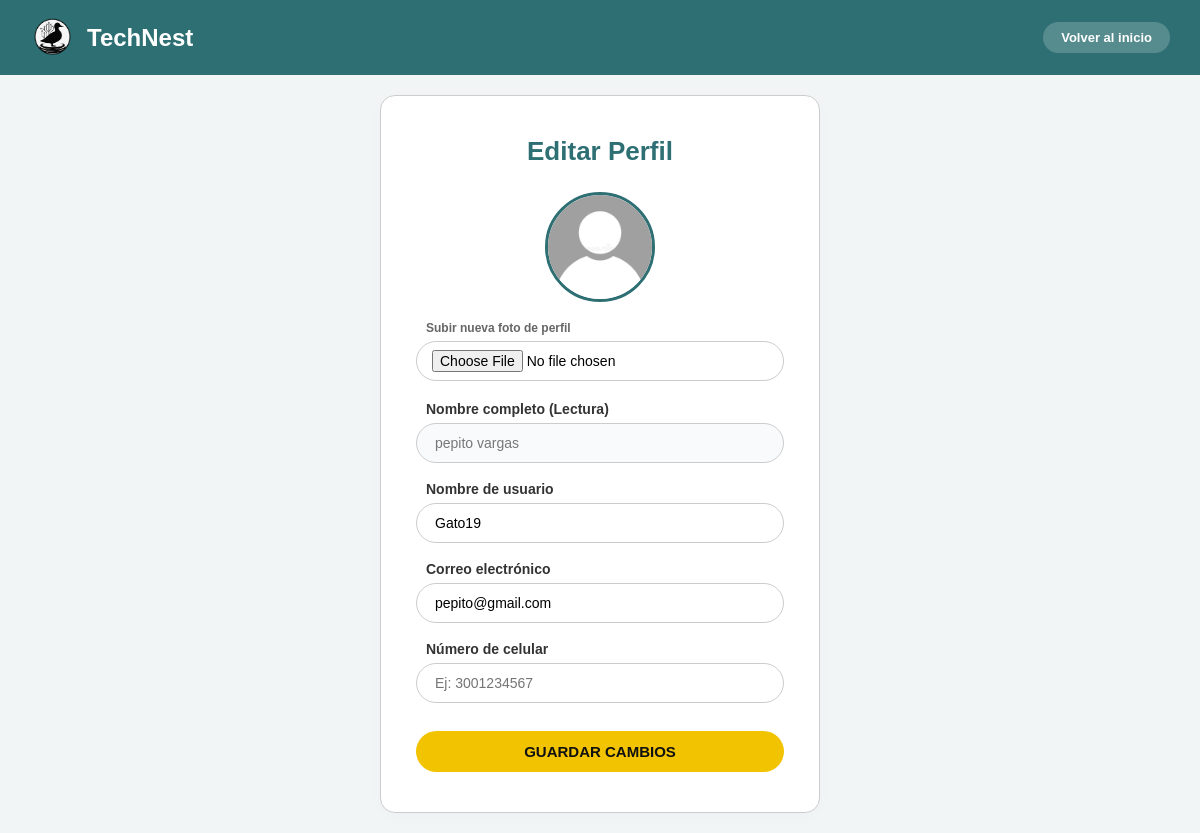
The app's page /perfil.php (signed in) with its own data.
### tables this page shows
CREATE TABLE `usuarios` (
  `id_usuario` int(11) NOT NULL,
  `nombre` varchar(50) NOT NULL,
  `apellido` varchar(50) NOT NULL,
  `correo` varchar(100) NOT NULL,
  `celular` varchar(15) DEFAULT NULL,
  `usuario` varchar(50) NOT NULL,
  `password` varchar(255) NOT NULL,
  `avatar` varchar(255) DEFAULT 'user.ico',
  `rol` varchar(20) DEFAULT 'usuario'
);

### public/perfil.php (the view, shortened to what this page needs)
<?php
include(__DIR__ . '/../config/conexion.php');
$id_usuario = $_SESSION['id_usuario'];
$query = "SELECT * FROM usuarios WHERE id_usuario = '$id_usuario' LIMIT 1";
$resultado = mysqli_query($conexion, $query);
$usuario_db = mysqli_fetch_assoc($resultado);
$avatar_render = (isset($usuario_db['avatar']) && file_exists("assets/" . $usuario_db['avatar'])) ? "assets/" . $usuario_db['avatar'] : "assets/user.ico";
?>
<!DOCTYPE html>
<html lang="es">
<head>
<link rel="stylesheet" href="css/style.css">
</head>
<body>
<header class="profile-header">
    <div style="display: flex; align-items: center; gap: 12px;">
        <img src="assets/logo.png" alt="Logo">
        <h1>TechNest</h1>
    </div>
    <a href="index.php" class="btn-volver-inicio">Volver al inicio</a>
</header>
<main class="main-content">
    <div class="card-profile">
        <h2>Editar Perfil</h2>
        <form method="POST" action="" enctype="multipart/form-data">
            <div style="margin-bottom: 20px;">
                <img src="<?php echo $avatar_render; ?>" alt="Foto Perfil" class="avatar-view">
                <div class="form-group">
                    <label style="color: #666; font-size: 12px;">Subir nueva foto de perfil</label>
                    <input type="file" name="foto_perfil" accept="image/*" style="border-radius: 25px; padding: 8px 15px;">
                </div>
            </div>
            <div class="form-group">
                <label>Nombre completo (Lectura)</label>
                <input type="text" class="input-readonly" value="<?php echo htmlspecialchars($usuario_db['nombre'] . ' ' . $usuario_db['apellido']); ?>" readonly>
            </div>
            <div class="form-group">
                <label>Nombre de usuario</label>
                <input type="text" name="usuario" value="<?php echo htmlspecialchars($usuario_db['usuario']); ?>" required autocomplete="off">
            </div>
            <div class="form-group">
                <label>Correo electrónico</label>
                <input type="email" name="correo" value="<?php echo htmlspecialchars($usuario_db['correo']); ?>" required autocomplete="off">
            </div>
            <div class="form-group">
                <label>Número de celular</label>
                <input type="text" name="celular" placeholder="Ej: 3001234567" value="<?php echo htmlspecialchars(isset($usuario_db['celular']) ? $usuario_db['celular'] : ''); ?>" autocomplete="off">
            </div>
            <button type="submit" class="btn-yellow">Guardar Cambios</button>
        </form>
    </div>
</main>
</body>
</html>

### public/css/style.css (style rules this page uses)
* { margin: 0; padding: 0; box-sizing: border-box; font-family: "Oswald", sans-serif; }
body { background-color: #f2f5f6; padding-bottom: 70px; }

### public/perfil.php (style rules this page uses)
body { background-color: #f2f5f6; font-family: sans-serif; margin: 0; padding: 0; }
.profile-header { width: 100%; background-color: #2d6f73; display: flex; align-items: center; justify-content: space-between; padding: 15px 30px; box-sizing: border-box; }
.profile-header img { width: 45px; height: 45px; object-fit: contain; }
.profile-header h1 { color: white; font-size: 24px; margin: 0; font-weight: bold; }
.btn-volver-inicio { background: rgba(255,255,255,0.2); border: none; color: white; padding: 8px 18px; border-radius: 20px; font-weight: bold; cursor: pointer; font-size: 13px; text-decoration: none; }
.main-content { display: flex; justify-content: center; align-items: center; min-height: 85vh; padding: 20px; }
.card-profile { background: white; border: 1px solid #ccc; border-radius: 15px; padding: 40px 35px; box-shadow: 0 4px 15px rgba(0,0,0,0.02); max-width: 440px; width: 100%; text-align: center; }
.card-profile h2 { color: #2d6f73; font-size: 26px; margin-top: 0; margin-bottom: 25px; font-weight: bold; }
.avatar-view { width: 110px; height: 110px; object-fit: cover; border-radius: 50%; border: 3px solid #2d6f73; background: white; margin-bottom: 15px; }
.form-group { display: flex; flex-direction: column; gap: 6px; margin-bottom: 18px; text-align: left; }
.form-group label { font-weight: bold; color: #333; font-size: 14px; padding-left: 10px; }
.form-group input { width: 100%; padding: 11px 18px; border: 1px solid #ccc; border-radius: 25px; font-size: 14px; outline: none; box-sizing: border-box; background: white; }
.input-readonly { background-color: #f8fafb !important; color: #777 !important; }
.btn-yellow { width: 100%; background: #f2c300; border: none; padding: 12px; border-radius: 25px; font-weight: bold; font-size: 15px; cursor: pointer; transition: 0.2s; color: #111; margin-top: 10px; text-transform: uppercase; }

### records on screen
usuarios: nombre+apellido "pepito vargas", usuario "Gato19", correo "pepito@gmail.com"
